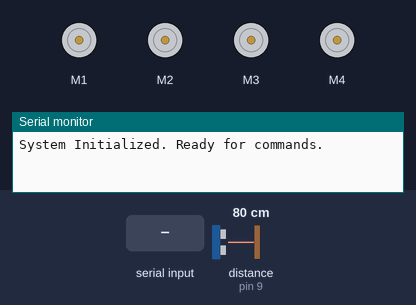
A sketch run on a simulated Arduino Uno, built with avr-gcc and run on an emulated ATmega328P. Shown: 4 × DC motor (green arrow = forward, orange = backward, longer = faster), the last lines printed to the serial monitor. Wiring (inferred from the names in the program): ultrasonic range finder: trigger pin 8; echo pin 9. The inputs (shaded band) are chosen by the test bench; at power-on: distance to the obstacle (sensor on pin 9) 80 cm. The echo pulse lasts 58.3 µs per cm.

Above: at 1.2 s.
1.3 s: distance to the obstacle (sensor on pin 9) set to 23 cm
2.8 s: distance to the obstacle (sensor on pin 9) set to 18 cm
At 3.7 s:
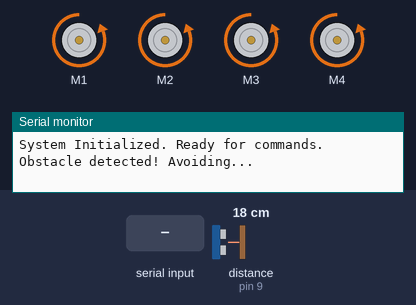
5.8 s: distance to the obstacle (sensor on pin 9) set to 35 cm
At 6.9 s:
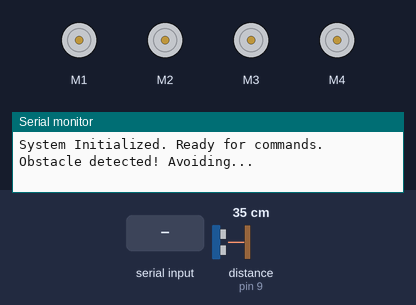
7.3 s: "F" received over the second serial link
At 7.9 s:
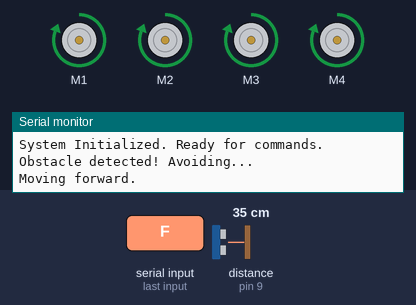
8.8 s: "L" received over the second serial link
At 9.1 s:
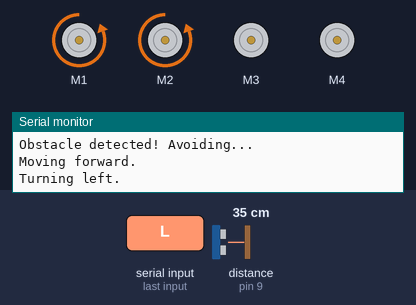
Timing chart, 0 to 11.8 s (numbered marks = the images above; inputs shaded):
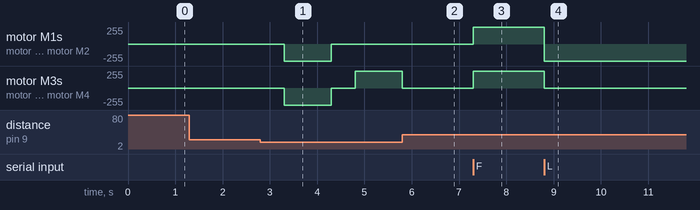

Measured:
- the behaviour switches between 21 and 20 cm on distance to the obstacle (sensor on pin 9) (found by bisection; images 0 and 1)
- after the input at 1.3 s, every drawn part: stays the same
- after the input at 2.8 s, motor M1, motor M2: stopped → backward 255/255 after 0.50 s, → stopped 1.0 s later; motor M3, motor M4: stopped → backward 255/255 after 0.50 s, → stopped 1.0 s later, → forward 255/255 0.50 s later
- after the input at 5.8 s, motor M1, motor M2: stays stopped (without the input it goes to backward 255/255 after 0.51 s); motor M3, motor M4: goes on until 5.8 s, then stays stopped
- after the input at 7.3 s, motor M1–4: stopped → forward 255/255 at once
- after the input at 8.8 s, motor M1, motor M2: forward 255/255 → backward 255/255 at once; motor M3, motor M4: forward 255/255 → stopped at once

The sketch:

Car.ino
```cpp
/*
    Arduino Car
    Author --> sanghmitra kandpal

    Requirements -->

    • Arduino
    • Arduino IDE
    • L293D Motor Shield
    • HC-05 Bluetooth Module
    • Ultrasonic Sensor
*/

#include <AFMotor.h>
#include <SoftwareSerial.h>

// Define motors
AF_DCMotor motor1(1); // Motor 1
AF_DCMotor motor2(2); // Motor 2
AF_DCMotor motor3(3); // Motor 3
AF_DCMotor motor4(4); // Motor 4

// Define Ultrasonic Sensor Pins
const int trigPin = 8;
const int echoPin = 9;

// Bluetooth communication pins
SoftwareSerial Bluetooth(10, 11); // RX, TX for Bluetooth (use pins 10, 11)

// Variables for distance and speed control
long duration, distance;
int speedLevel = 255; // Default speed level (max)

// Function declarations
void controlMotors(char command);
void controlSpeed(char speedCommand);
void stopMotors();
void avoidObstacle();

void setup() {
  // Setup communication and pins
  Serial.begin(9600); // Serial Monitor for debugging
  Bluetooth.begin(9600); // Bluetooth communication at 9600 baud rate
  pinMode(trigPin, OUTPUT);
  pinMode(echoPin, INPUT);

  Serial.println("System Initialized. Ready for commands.");
}

void loop() {
  // Measure distance using ultrasonic sensor
  digitalWrite(trigPin, LOW);
  delayMicroseconds(2);
  digitalWrite(trigPin, HIGH);
  delayMicroseconds(10);
  digitalWrite(trigPin, LOW);

  duration = pulseIn(echoPin, HIGH);
  distance = (duration * 0.034) / 2; // Calculate distance in cm

  // Obstacle avoidance logic
  if (distance < 20) {
    avoidObstacle();
  } else {
    // Receive commands from Bluetooth
    if (Bluetooth.available()) {
      char command = Bluetooth.read();
      if (command >= '1' && command <= '3') {
        controlSpeed(command); // Control speed levels
      } else {
        controlMotors(command); // Control car movements
      }
    }
  }
}

// Function to control speed levels
void controlSpeed(char speedCommand) {
  switch (speedCommand) {
    case '1': // Low speed
      speedLevel = 100;
      Serial.println("Speed set to low.");
      break;
    case '2': // Medium speed
      speedLevel = 180;
      Serial.println("Speed set to medium.");
      break;
    case '3': // High speed
      speedLevel = 255;
      Serial.println("Speed set to high.");
      break;
    default:
      speedLevel = 255; // Default speed
  }
}

// Function to control motor movements based on Bluetooth command
void controlMotors(char command) {
  switch (command) {
    case 'F': // Move Forward
      motor1.setSpeed(speedLevel);
      motor2.setSpeed(speedLevel);
      motor3.setSpeed(speedLevel);
      motor4.setSpeed(speedLevel);
      motor1.run(FORWARD);
      motor2.run(FORWARD);
      motor3.run(FORWARD);
      motor4.run(FORWARD);
      Serial.println("Moving forward.");
      break;

    case 'B': // Move Backward
      motor1.setSpeed(speedLevel);
      motor2.setSpeed(speedLevel);
      motor3.setSpeed(speedLevel);
      motor4.setSpeed(speedLevel);
      motor1.run(BACKWARD);
      motor2.run(BACKWARD);
      motor3.run(BACKWARD);
      motor4.run(BACKWARD);
      Serial.println("Moving backward.");
      break;

    case 'L': // Turn Left
      motor1.setSpeed(speedLevel);
      motor2.setSpeed(speedLevel);
      motor3.setSpeed(0);
      motor4.setSpeed(0);
      motor1.run(BACKWARD);
      motor2.run(BACKWARD);
      Serial.println("Turning left.");
      break;

    case 'R': // Turn Right
      motor1.setSpeed(0);
      motor2.setSpeed(0);
      motor3.setSpeed(speedLevel);
      motor4.setSpeed(speedLevel);
      motor3.run(FORWARD);
      motor4.run(FORWARD);
      Serial.println("Turning right.");
      break;

    case 'S': // Stop the car
      stopMotors();
      Serial.println("Car stopped.");
      break;

    default:
      Serial.println("Invalid command.");
      break;
  }
}

// Function to stop all motors
void stopMotors() {
  motor1.setSpeed(0);
  motor2.setSpeed(0);
  motor3.setSpeed(0);
  motor4.setSpeed(0);
  motor1.run(RELEASE);
  motor2.run(RELEASE);
  motor3.run(RELEASE);
  motor4.run(RELEASE);
}

// Function to avoid obstacle
void avoidObstacle() {
  Serial.println("Obstacle detected! Avoiding...");

  // Stop the car first
  stopMotors();
  delay(500); // Wait a bit

  // Simple obstacle avoidance logic: move backward and then turn right
  motor1.setSpeed(speedLevel);
  motor2.setSpeed(speedLevel);
  motor3.setSpeed(speedLevel);
  motor4.setSpeed(speedLevel);

  motor1.run(BACKWARD);
  motor2.run(BACKWARD);
  motor3.run(BACKWARD);
  motor4.run(BACKWARD);

  delay(1000); // Move backward for 1 second

  stopMotors();
  delay(500);

  // Turn right after moving backward
  motor1.setSpeed(0);
  motor2.setSpeed(0);
  motor3.setSpeed(speedLevel);
  motor4.setSpeed(speedLevel);
  motor3.run(FORWARD);
  motor4.run(FORWARD);

  delay(1000); // Turn for 1 second
  stopMotors();
}
```
